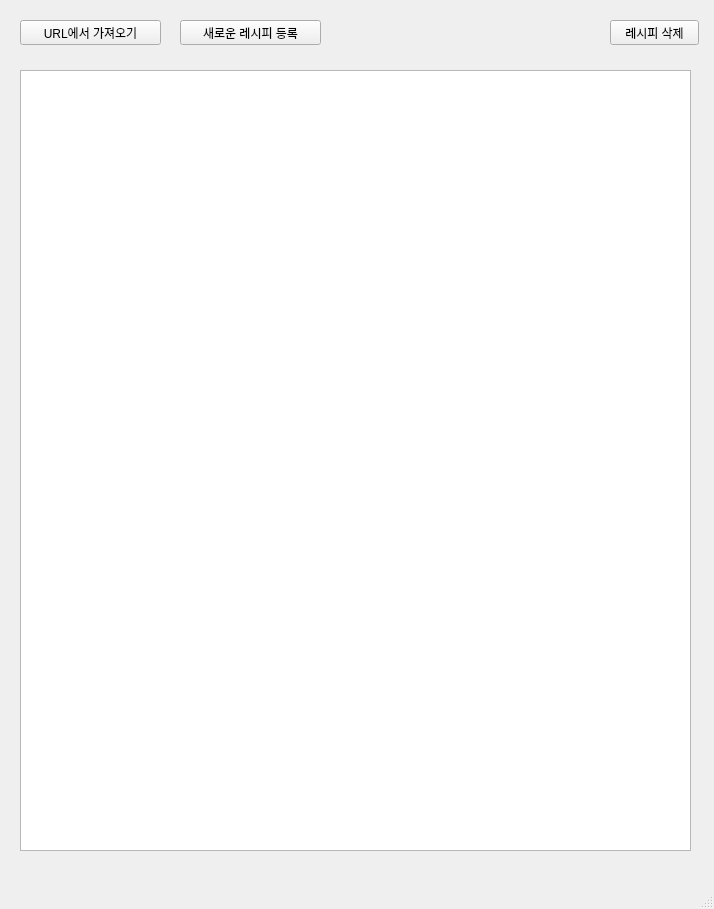
<?xml version="1.0" encoding="UTF-8"?>
<ui version="4.0">
 <class>MainWindow</class>
 <widget class="QMainWindow" name="MainWindow">
  <property name="geometry">
   <rect>
    <x>0</x>
    <y>0</y>
    <width>714</width>
    <height>909</height>
   </rect>
  </property>
  <property name="windowTitle">
   <string>MainWindow</string>
  </property>
  <widget class="QWidget" name="centralwidget">
   <widget class="QStackedWidget" name="stackedWidget">
    <property name="geometry">
     <rect>
      <x>20</x>
      <y>20</y>
      <width>681</width>
      <height>841</height>
     </rect>
    </property>
    <property name="currentIndex">
     <number>0</number>
    </property>
    <widget class="QWidget" name="page">
     <widget class="QPushButton" name="pushButton">
      <property name="geometry">
       <rect>
        <x>0</x>
        <y>0</y>
        <width>141</width>
        <height>25</height>
       </rect>
      </property>
      <property name="text">
       <string>URL에서 가져오기</string>
      </property>
     </widget>
     <widget class="QListWidget" name="listWidget">
      <property name="geometry">
       <rect>
        <x>0</x>
        <y>50</y>
        <width>671</width>
        <height>781</height>
       </rect>
      </property>
     </widget>
     <widget class="QPushButton" name="pushButton_4">
      <property name="geometry">
       <rect>
        <x>160</x>
        <y>0</y>
        <width>141</width>
        <height>25</height>
       </rect>
      </property>
      <property name="text">
       <string>새로운 레시피 등록</string>
      </property>
     </widget>
     <widget class="QPushButton" name="pushButton_5">
      <property name="geometry">
       <rect>
        <x>590</x>
        <y>0</y>
        <width>89</width>
        <height>25</height>
       </rect>
      </property>
      <property name="text">
       <string>레시피 삭제</string>
      </property>
     </widget>
    </widget>
    <widget class="QWidget" name="page_2">
     <widget class="QSpinBox" name="spinBox">
      <property name="geometry">
       <rect>
        <x>80</x>
        <y>620</y>
        <width>41</width>
        <height>26</height>
       </rect>
      </property>
     </widget>
     <widget class="QListView" name="listView">
      <property name="geometry">
       <rect>
        <x>10</x>
        <y>50</y>
        <width>661</width>
        <height>131</height>
       </rect>
      </property>
     </widget>
     <widget class="QLabel" name="label_2">
      <property name="geometry">
       <rect>
        <x>10</x>
        <y>210</y>
        <width>67</width>
        <height>17</height>
       </rect>
      </property>
      <property name="text">
       <string>조리법</string>
      </property>
     </widget>
     <widget class="QLabel" name="label">
      <property name="geometry">
       <rect>
        <x>10</x>
        <y>30</y>
        <width>67</width>
        <height>17</height>
       </rect>
      </property>
      <property name="text">
       <string>재료</string>
      </property>
     </widget>
     <widget class="QListView" name="listView_2">
      <property name="geometry">
       <rect>
        <x>10</x>
        <y>230</y>
        <width>661</width>
        <height>351</height>
       </rect>
      </property>
     </widget>
     <widget class="QPushButton" name="pushButton_2">
      <property name="geometry">
       <rect>
        <x>610</x>
        <y>650</y>
        <width>61</width>
        <height>51</height>
       </rect>
      </property>
      <property name="text">
       <string>작성</string>
      </property>
     </widget>
     <widget class="QLabel" name="label_4">
      <property name="geometry">
       <rect>
        <x>20</x>
        <y>620</y>
        <width>31</width>
        <height>17</height>
       </rect>
      </property>
      <property name="text">
       <string>별점</string>
      </property>
     </widget>
     <widget class="QTextEdit" name="textEdit_2">
      <property name="geometry">
       <rect>
        <x>10</x>
        <y>650</y>
        <width>581</width>
        <height>51</height>
       </rect>
      </property>
     </widget>
     <widget class="QLabel" name="label_3">
      <property name="geometry">
       <rect>
        <x>10</x>
        <y>590</y>
        <width>67</width>
        <height>17</height>
       </rect>
      </property>
      <property name="text">
       <string>평가</string>
      </property>
     </widget>
     <widget class="QPushButton" name="pushButton_3">
      <property name="geometry">
       <rect>
        <x>0</x>
        <y>0</y>
        <width>89</width>
        <height>25</height>
       </rect>
      </property>
      <property name="text">
       <string>뒤로 가기</string>
      </property>
     </widget>
     <widget class="QListWidget" name="listWidget_2">
      <property name="geometry">
       <rect>
        <x>10</x>
        <y>710</y>
        <width>661</width>
        <height>131</height>
       </rect>
      </property>
     </widget>
    </widget>
   </widget>
  </widget>
  <widget class="QMenuBar" name="menubar">
   <property name="geometry">
    <rect>
     <x>0</x>
     <y>0</y>
     <width>714</width>
     <height>22</height>
    </rect>
   </property>
  </widget>
  <widget class="QStatusBar" name="statusbar"/>
 </widget>
 <resources/>
 <connections/>
</ui>
